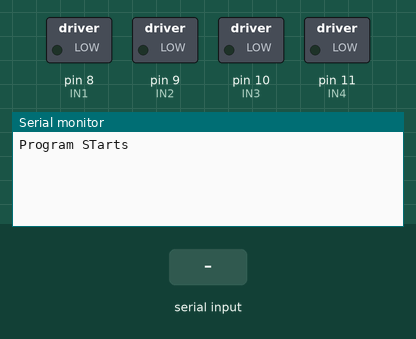
Simulated run of this sketch. Board: Arduino Mega 2560, built with avr-gcc and run on an emulated ATmega2560. On the bench: switched loads named in the sketch (green lamp = pin HIGH), the last lines printed to the serial monitor. The test bench sets the inputs (shaded band).

Above: at 1.2 s.
1.3 s: "F:1\n" received over the second serial link
At 2.5 s:
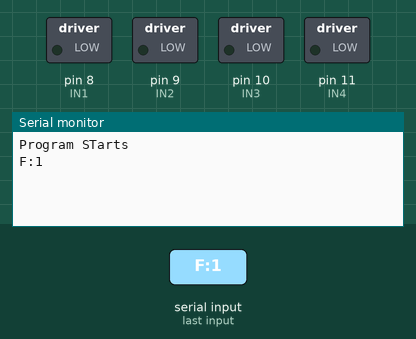
2.8 s: "L:1\n" received over the second serial link
At 3.8 s:
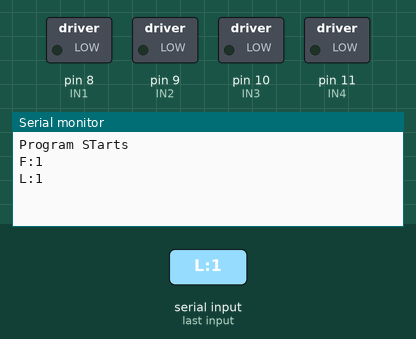
4.3 s: "R:1\n" received over the second serial link
At 4.9 s:
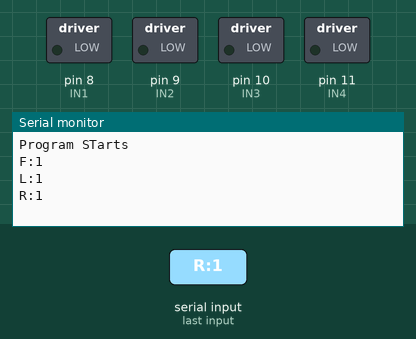

The sketch:

TANK_PWM_Control_MEGA.ino
```cpp
/*
   This version of Tank arduino code is PWM compatible
   The commands are like this

 * *T:F-100*D:R-0*
   This command is 100% forward without any direction

 * *T:B-100*D:R-0*
   This command is 100% reverse. Without any direction

 * *T:F-50*D:L-50*
   This command is 50% forwared. It will go left but not fully.

   This code is compatible with Arduino Mega. Hardware serial is used.

*/


int IN1 = 8; // Motor 1
int IN2 = 9; // Motor 1
int IN3 = 10; //Motor 2
int IN4 = 11; //Motor 2

void setup() {
  Serial.begin(9600);
  Serial.println("Program STarts");

  Serial1.begin(9600);


  pinMode(IN1, OUTPUT);  //sağ motor - right motor
  pinMode(IN2, OUTPUT);
  pinMode(IN3, OUTPUT);
  pinMode(IN4, OUTPUT);  //sol motor - left motor

  /*
    digitalWrite(IN2, HIGH);
    digitalWrite(IN3, HIGH);

    digitalWrite(IN1, LOW);
    digitalWrite(IN4, LOW);

    delay(2000);
  */
}

void loop() {

  String input = "";


  while (Serial1.available() > 0) {
    input += (char)Serial1.read();
    delay(5);
  }

  String directt;
  int tvalue = 0 ;

  String directd;
  int dvalue = 0;

  if (input != "") {
    Serial.println(input);
    int tdi = input.indexOf('T');
    int dotdi = input.indexOf(':', tdi);

    if (dotdi - tdi == 1) {
      directt = input.substring(dotdi + 1, input.indexOf('-', dotdi));
      // Serial.println(directt);
    } else {
      //  Serial.println("invalid input");
    }

    int tvi = input.indexOf('-', dotdi + 2); //since this is a character, it should be two length....
    int start1 = input.indexOf('*', tvi);


    tvalue = input.substring(tvi + 1, start1).toInt();
    // Serial.println(tvalue);


    int ddi = input.indexOf('D', input.indexOf('*')); // T:F-48*D:R-50   we are going to search after the first star..
    int ddoti = input.indexOf(':', ddi);

    if (ddoti - ddi == 1) {
      directd = input.substring(ddoti + 1, input.indexOf('-', ddoti));
      //  Serial.println(directd);
    } else {
      // Serial.println("Error");
    }


    int dash2 = input.indexOf('-', ddoti);
    int star2 = input.indexOf('*', dash2);

    dvalue = input.substring(dash2 + 1, star2).toInt();
    //Serial.println(dvalue);

  }

  tvalue = map(tvalue, 0, 100, 0, 255);

  dvalue = 100 - dvalue;
  dvalue = map(dvalue, 0 , 100, 0 , tvalue); //this was 255 instead of tvalue

  if (directt.indexOf("F") > -1) {
    if (directd.indexOf("L") > -1) {
      Serial.println("Forward L");

      analogWrite(IN2, dvalue);
      digitalWrite(IN1, LOW);

      analogWrite(IN3, tvalue);
      digitalWrite(IN4, LOW);

    } else if (directd.indexOf("R") > -1) {
      Serial.println("Forward R");
      analogWrite(IN2,  tvalue);
      digitalWrite(IN1, LOW);

      analogWrite(IN3, dvalue );
      digitalWrite(IN4, LOW);
    }
    /*
      Serial.print(directt + " " + directd + " ");
      Serial.println(dvalue);
      Serial.println(tvalue);

    */
    delay(200);
  } else if (directt.indexOf("B") > -1) {
    if (directd.indexOf("L") > -1) {

      analogWrite(IN1, dvalue );
      digitalWrite(IN2, LOW);

      analogWrite(IN4,  tvalue);
      digitalWrite(IN3, LOW);

    } else if (directd.indexOf("R") > -1) {

      analogWrite(IN1,  tvalue);
      digitalWrite(IN2, LOW);

      analogWrite(IN4, dvalue );
      digitalWrite(IN3, LOW);
    }
    //Serial.print(directt + " " + directd + " ");
    //Serial.println(dvalue);
    //Serial.println(tvalue);
    delay(200);
  } else {
    digitalWrite(IN1, LOW); //öncelikle motorları durduruyoruz! - first we stop the motors!
    digitalWrite(IN2, LOW);
    digitalWrite(IN3, LOW);
    digitalWrite(IN4, LOW);
  }


}
```

Measured:
- after the input at 1.3 s, the serial monitor: prints a new line at once (image 1)
- after the input at 2.8 s, the serial monitor: prints a new line at once (image 2)
- after the input at 4.3 s, the serial monitor: prints a new line at once (image 3)
